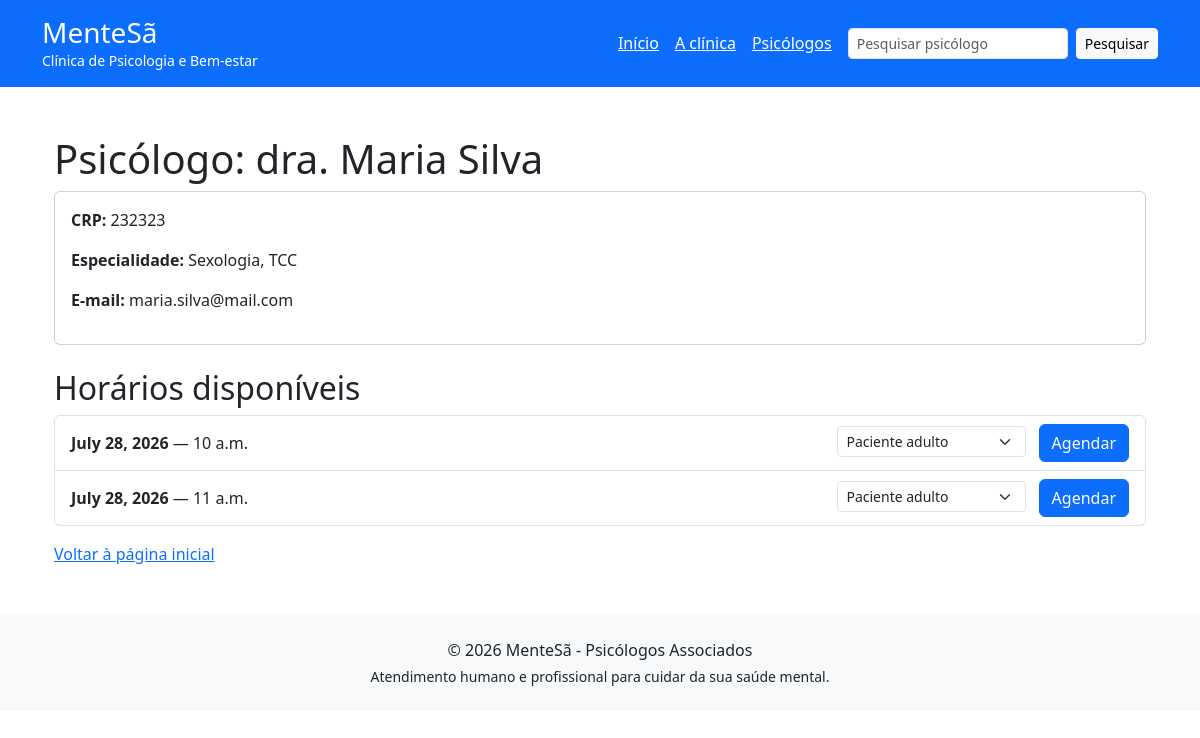
/psicologo/2/, run on the app's committed database.
### main/models.py (models this page shows, shortened)
class Psicologo(models.Model):
    crp = models.CharField(max_length=10)
    nome = models.CharField(max_length=25)
    email = models.EmailField()
    especialidades = models.ManyToManyField(Especialidade)
    def get_disponibilidades(self):
        disp = []
        for agenda in self.agenda_set.all():
            hoje = timezone.now().date()
            proximos = agenda.horario_set.filter(data__gte=hoje).filter(estado='d').order_by('data')[:15]
            disp.extend(proximos)
        return disp

class Especialidade(models.Model):
    nome = models.CharField(max_length=50)
    def __str__(self):
        return self.nome

class Horario(models.Model):
    agenda = models.ForeignKey(Agenda, on_delete=models.CASCADE)
    data = models.DateField()
    hora = models.TimeField()
    estado = models.CharField(max_length=1, choices=ESTADO_HORARIO, default='d')

### main/views.py (the view)
class DetalharPsicologoView(View):
    def get(self, request, *args, **kwargs):
        srv = PsicologoService()
        id = kwargs.get('psi_id')
        if not id:
            message.error(request, 'Identificador de psicólogo não fornecido.')
            return redirect('psicologos')
        contexto = srv.recupera_psicologo(id)
        if 'erro' in contexto:
            message.error(request, contexto['erro'])
            return redirect('psicologos')
        return render(request, 'main/agenda_psicologo.html', contexto)

### main/services.py (called while the page is built)
    def recupera_psicologo(self, id):
        try:
            p1 = Psicologo.objects.get(pk=id)
        except Psicologo.DoesNotExist:
            return {'erro': 'Psicólogo não encontrado.'}
        if p1:
            disp = p1.get_disponibilidades()
            return {'psicologo': p1, 'horarios': disp}

### main/templates/main/agenda_psicologo.html (shortened to what this page needs)
{% extends "base.html" %}
{% load static %}
{% block conteudo %}
	<div class="container">
		<h1>Psicólogo: {{ psicologo.nome }}</h1>
		<div class="card">
			<div class="card-body">
				<p><strong>CRP:</strong> {{ psicologo.crp }}</p>
                <p><strong>Especialidade:</strong> {{ psicologo.especialidades.all|join:", " }}</p>
				<p><strong>E-mail:</strong> {{ psicologo.email }}</p>
			</div>
		</div>
		<h2 style="margin-top:1.5rem">Horários disponíveis</h2>
		{% if horarios and horarios|length > 0 %}
			<div class="list-group">
				{% for horario in horarios %}
					<div class="list-group-item d-flex justify-content-between align-items-center">
						<div>
							<strong>{{ horario.data }}</strong> — {{ horario.hora }}
						</div>
						<div>
							<form method="post" action="{% url 'agendar_consulta' horario.id %}">
                                <select name="tipo" required class="form-select form-select-sm" style="width: auto; display: inline-block; margin-right: 0.5rem;">
                                    <option value="2" selected>Paciente adulto</option>
                                </select>
								<button type="submit" class="btn btn-primary">Agendar</button>
							</form>
						</div>
					</div>
				{% endfor %}
			</div>
		{% else %}
			<p>Não há horários disponíveis no momento.</p>
		{% endif %}
		<p style="margin-top:1rem"><a href="{% url 'home' %}">Voltar à página inicial</a></p>
	</div>
{% endblock %}

### data on the page
Psicologo: nome "dra. Maria Silva", crp "232323", especialidades.all "Sexologia, TCC", email "maria.silva@mail.com"
Horario: data "July 28, 2026", hora "10 a.m."
Horario: data "July 28, 2026", hora "11 a.m."

### other printed values
{{ year|default:"2026" }} "2026"
